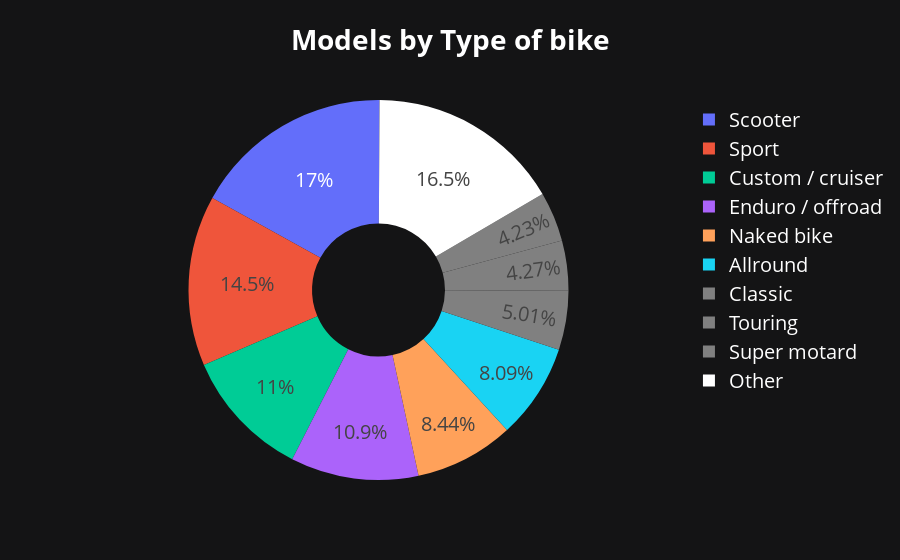

The code cell stored with this chart in its notebook:
### Markdown cell above
### Models by category
 > Let's see the most common type of motorcycle, leaving out those that appear less in the dataset

### Code cell
# Group by most used, leave the others in "Other"
df_grouped = df.groupby("Category").size().reset_index(name="count")


df_top_types = df_grouped[df_grouped["count"] >= 1500].sort_values(by="count", ascending=False)
other_types = df_grouped[df_grouped["count"] < 1500].sum()["count"]

# Create a new DataFrame with the top types and the "Other" category
df_grouped = pd.concat([df_top_types, pd.DataFrame([{'Category': 'Other', 'count': other_types}])], ignore_index=True)

# Concat the top types and the "Other" category
df_pie = pd.concat(
    [df_top_types, pd.DataFrame([{"Category": "Other", "count": other_types}])],
    ignore_index=True
)

# Sort the DataFrame by count in descending order
ordered_categories = list(df_top_types["Category"]) + ["Other"]
df_pie["Category"] = pd.Categorical(
    df_pie["Category"], categories=ordered_categories, ordered=True
)
gray_seq = ["gray"] + ["gray"] + ["gray"] + ["white"]
color_seq = px.colors.qualitative.Plotly[:6] + gray_seq  # bianco per Other


# Create the pie chart
fig1 = px.pie(
    df_pie,
    names="Category",
    values="count",
    title="<b>Models by Type of bike</b>",
    hole=0.35,
    color_discrete_sequence=color_seq,
    category_orders={"Category": ordered_categories},
)

# Rotate the pie chart, make it counterclockwise, don't atutomatically sort
fig1.update_traces(
    direction="counterclockwise",
    sort=False,
    rotation=-61
)


set_theme(fig1).show()

### Figure 1 — Plotly figure (JSON) as saved in the notebook; plotly's stock layout.template omitted (floating-point values rounded to 4 significant figures)
{"data": [{"direction": "counterclockwise", "domain": {"x": [0, 1], "y": [0, 1]}, "hole": 0.35, "hovertemplate": "Category=%{label}<br>count=%{value}<extra></extra>", "labels": ["Scooter", "Sport", "Custom / cruiser", "Enduro / offroad", "Naked bike", "Allround", "Classic", "Touring", "Super motard", "Other"], "legendgroup": "", "name": "", "rotation": -61, "showlegend": true, "sort": false, "type": "pie", "values": [6058, 5162, 3928, 3872, 3002, 2879, 1782, 1518, 1503, 5867]}], "layout": {"font": {"color": "white", "size": 20}, "legend": {"bgcolor": "rgba(0,0,0,0)", "tracegroupgap": 0}, "paper_bgcolor": "#141415", "piecolorway": ["#636EFA", "#EF553B", "#00CC96", "#AB63FA", "#FFA15A", "#19D3F3", "gray", "gray", "gray", "white"], "plot_bgcolor": "#141415", "title": {"text": "<b>Models by Type of bike</b>"}, "xaxis": {"gridcolor": "#333333", "zerolinecolor": "#333333"}, "yaxis": {"gridcolor": "#333333", "zerolinecolor": "#333333"}}}
